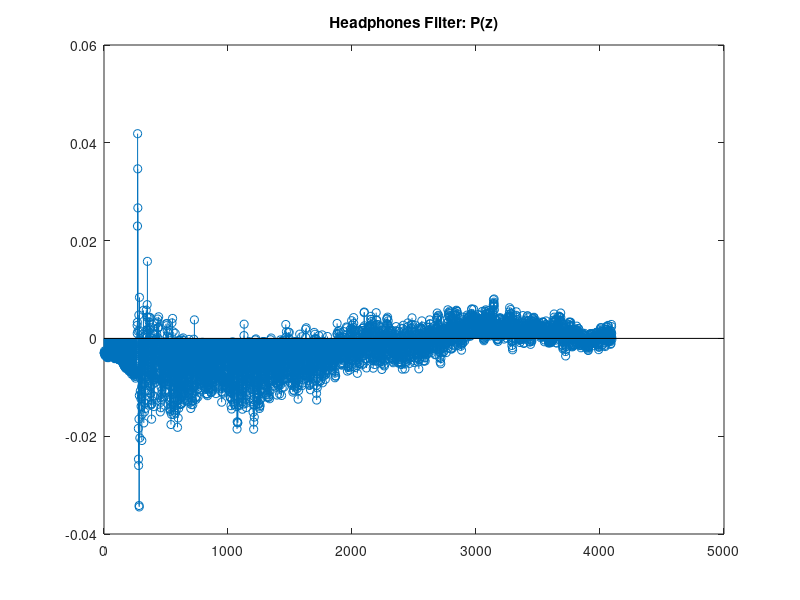
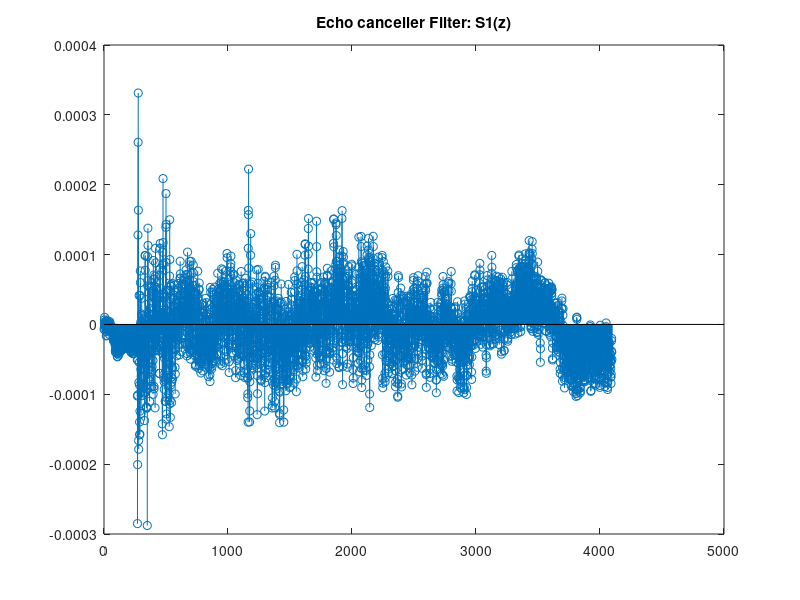
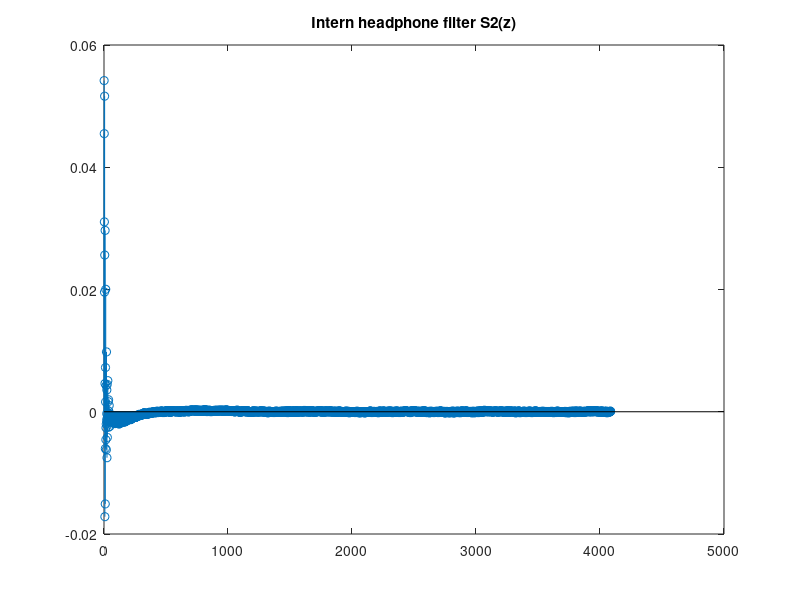
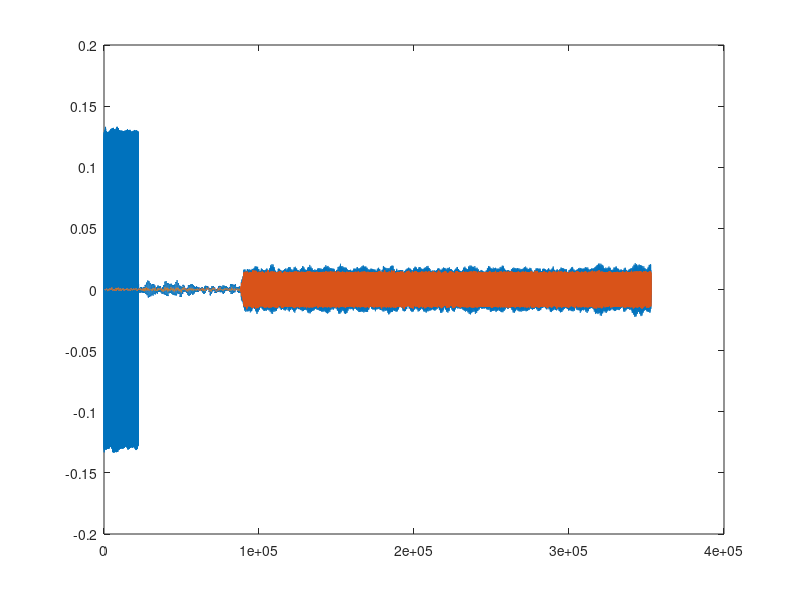

Write the MATLAB code that produced these figures, in order. (Note: this script raises an error after producing the figures.)
close all 
clear all 
dataExperiment = load('ExperimentWithMusicData30Sine.mat');
dataFilters = load('experiment30Filters(4096).mat');
fs = 44100 ;
% Cancel the echo from the headphones 
portion = dataExperiment.portion ;
cancellerSignal = filter(dataFilters.S1,1,portion);
cancelledSignal = dataExperiment.completeSignalRefMic - cancellerSignal ;

% Cancel the sine inside the headphones

temporary = filter (dataFilters.S2,1,cancelledSignal);
sineCancellerSignal = filter(dataFilters.P,1,temporary);
denoisedSignal = dataExperiment.completeSignalErrorMic-sineCancellerSignal ;

figure; 
stem(dataFilters.P);
title('Headphones Filter: P(z)')

figure; 
stem(dataFilters.S1);
title('Echo canceller Filter: S1(z)')

figure; 
stem(dataFilters.S2);
title('Intern headphone filter S2(z)')



figure ;
plot(dataExperiment.completeSignalErrorMic);
hold on 
plot(sineCancellerSignal)

       
    figure;
    subplot(2, 1, 1);
    [STFT1,F1,T1] = spectrogram(dataExperiment.completeSignalErrorMic,1024,512,1024,fs);
    imagesc(T1,F1,log10(abs(STFT1)))
    title('Listened Music with noise')
    subplot(2,1,2)
    [STFT3,F3,T3] = spectrogram(denoisedSignal,1024,512,1024,fs);
    imagesc(T3,F3,log10(abs(STFT3)))
    title('Cancelled Signal: Music witout noise')
